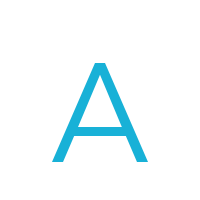
#> input picture assets/images/train/Avenir/A-Avenir.bmp, 200 x 200 px, given as the content of the folder assets/images/train/digits/, which was not available
$ python main.py
#> lines starting #> are read from the running program, lines starting #| are printed output that depends on the picture; after the words box and inside, x2 and y2 are one past the last pixel; in counts of white or black regions, pixels touching at a corner belong together; pictures that were not available may be replaced by others from this repository, and a replacement may not be noted
### additional_functions.py
import cv2
import numpy as np
from os.path import isfile


def image_to_array(path,
                   background,
                   range_param,
                   target_is_darker):
    if isfile(path):
        img = cv2.imread(path, cv2.IMREAD_COLOR)
        gray = cv2.cvtColor(img, cv2.COLOR_BGR2GRAY)

        background_int = []
        for i in range(0, len(background)):
            background_int.append(int(background[i], 16))
        if background_int[0] == background_int[1] & background_int[0] == background_int[2]:
            background_int = background_int[0]
        else:
            background_int = int(round((background_int[0] + background_int[1] + background_int[2]) / 3))
        if target_is_darker:
            threshold_param = background_int - range_param
        else:
            threshold_param = background_int + range_param
        shape = gray.shape
        target = gray.copy()
        for i in range(0, shape[0]):
            for j in range(0, shape[1]):
                if target_is_darker:
                    if (target[i, j]) > threshold_param:
                        target[i, j] = 0
                    else:
                        target[i, j] = 255
                else:
                    if (target[i, j]) <= threshold_param:
                        target[i, j] = 0
                    else:
                        target[i, j] = 255
        target_bp = target.copy().astype(int)
        np.place(target_bp, target_bp == 0, -1)
        np.place(target_bp, target_bp == 255, 1)

        return target_bp.flatten(order='C')[np.newaxis]
    else:
        print ('Failed to load file at: ')
        print (path)

### main.py
import numpy as np
import additional_functions as src
from os import listdir

train_sets = ['icons', 'digits', 'Avenir', 'Courier', 'Marion']
path_to_train_samples = 'assets/images/train/'
path_to_output_vectors = 'output/vectors/'

print('\n\n\nHello!')

# [===>--<==>--<==>--<==>--<==>    start of settings    <==>--<==>--<==>--<==>--<===]

# chose one of the sets from 'train_sets' array
train_set = train_sets[1]

# set background color in R,G,B style, where R,G and B are strings of 2 chars
background_color = ['FF', 'FF', 'FF']

# set background color range parameter
range_param = 15

# is target image is darker than background?
target_is_darker = True

# is target image is darker than background?
max_iterations = 20

# is init
is_init = True

# [===>--<==>--<==>--<==>--<==>     end of settings     <==>--<==>--<==>--<==>--<===]
#
#
#
#
#
#
#
# [===>--<==>--<==>--<==>--<==>   start of main part    <==>--<==>--<==>--<==>--<===]

path_to_train_samples += train_set + '/'

train_samples_list = listdir(path_to_train_samples)
if src.isfile(path_to_train_samples + '.DS_Store'):
    train_samples_list.remove('.DS_Store')


def initialize_vectors():
    number_of_chars = 0

    for i in range(0, len(train_samples_list)):
        img_vector = src.image_to_array(path_to_train_samples + train_samples_list[i],
                                        background_color,
                                        range_param,
                                        target_is_darker)

        filename = 'output/vectors/vector-' + train_samples_list[i][0]
        np.save(filename, img_vector)

        if number_of_chars == 0:
            number_of_chars = img_vector.shape[1]
        if img_vector.shape[1] != number_of_chars:
            print('WARNING: different length of vectors detected')

    print('Vectors has built successfully')
    print('Length of each vector is ' + str(number_of_chars) + ' chars\n')


img = src.cv2.imread(path_to_train_samples + train_samples_list[0], src.cv2.IMREAD_COLOR)
#> img is the input picture: shape (200, 200, 3); mean B, G, R 252.5, 250.2, 240.7
image_shape = img.shape
#> image_shape = (200, 200, 3)
if is_init:
    initialize_vectors()
#> in image_to_array, `gray = cv2.cvtColor(img, cv2.COLOR_BGR2GRAY)`:
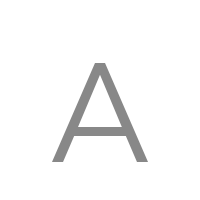
#> gray: shape (200, 200); min 135, max 255, mean 247.6
#> after the loop in image_to_array, `for i in range(0, shape[0]):`:
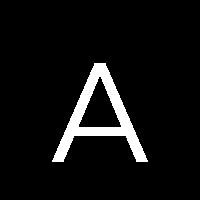
#> target: shape (200, 200); 6.5% white; 1 white region, box (x1, y1, x2, y2) and area: (52, 63, 148, 162) 2608
#> in image_to_array, `np.place(target_bp, target_bp == 255, 1)`:
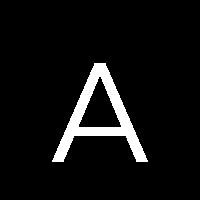
#> target_bp: shape (200, 200) int64; values -1 (black) and 1 (white), 6.5% white; 1 white region, box (x1, y1, x2, y2) and area: (52, 63, 148, 162) 2608
#| Length of each vector is 40000 chars

vector_list = listdir(path_to_output_vectors)

#> (the run stopped early here; a loop or call above may not have finished)
